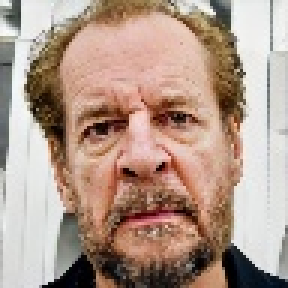
#> input picture DatasetAI/Anger/image_108.jpg, 96 x 96 px, given as the content of the folder /vidhisagathiya/Documents/NS_14_Project_Part#2/dataset/Bored, which was not available (shown 3 times larger)
$ python Label.py
#> lines starting #> are read from the running program, lines starting #| are printed output that depends on the picture; pictures that were not available may be replaced by others from this repository, and a replacement may not be noted
import os
import random
import matplotlib.pyplot as plt
import matplotlib.image as mpimg

# base directory path is where your classes are saved
base_directory = "/Users/vidhisagathiya/Documents/NS_14_Project_Part#2/dataset/"
# folders array is classification Array
folders = ['Bored', 'Engaged', 'Anger', 'Neutral']
# stores randomly picked images
selected_images = []


# Prints bar graph distribution of Images
def bar_graph():
    file_counts = []
    for folder in folders:
        folder_path = os.path.join(base_directory, folder)
        count = count_files_in_folder(folder_path)
        file_counts.append(count)
    plt.bar(folders, file_counts)
    plt.xlabel('Classification')
    plt.ylabel('Number of Samples')
    plt.title('Number of Images in Each Class')
    plt.show()
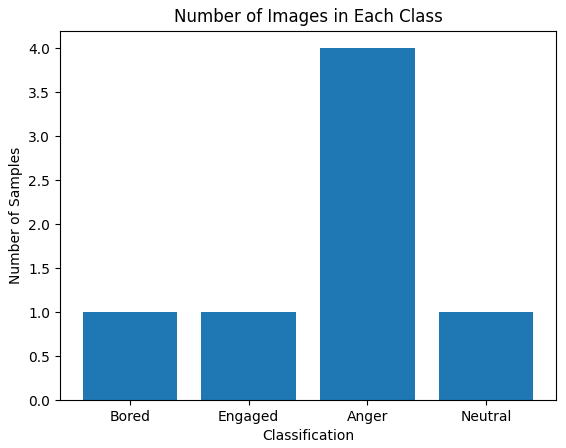
#> figure drawn by matplotlib, 1 panel; tallest bar 4 high, from x = 1.6 to 2.4


# Counts number of files in the folder
def count_files_in_folder(folder_path):
    files_in_folder = os.listdir(folder_path)
    count = 0
    for item in files_in_folder:
        full_path = os.path.join(folder_path, item)
        if os.path.isfile(full_path):
            count += 1
    return count


# Picks random number of images from folders
def get_random_images_from_folder(folder_path, num_imgs):
    image_files = [f for f in os.listdir(folder_path) if f.endswith('.jpg')]
    num_samples_to_return = min(num_imgs, len(image_files))
    return random.sample(image_files, num_samples_to_return)


# Prints a standard letter-sized page of 25x25 grid of randomly picked images
def grid_graph():
    total_img = 25
    img_per_folder = total_img // len(folders)

    for folder in folders:
        path_to_folder = os.path.join(base_directory, folder)
        folder_images = get_random_images_from_folder(path_to_folder, img_per_folder)

        for img in folder_images:
            img_path = os.path.join(base_directory, folder, img)
            selected_images.append((img_path, folder))

    while len(selected_images) < total_img:
        extra_folder = random.choice(folders)
        path_to_extra_folder = os.path.join(base_directory, extra_folder)
        folder_images = get_random_images_from_folder(path_to_extra_folder, 1)

        if folder_images:
            img_path = os.path.join(base_directory, extra_folder, folder_images[0])
            selected_images.append((img_path, extra_folder))

    fig, axes = plt.subplots(5, 5, figsize=(10, 10))

    for ax, (img_path, folder_name) in zip(axes.ravel(), selected_images):
        img = mpimg.imread(img_path)
#> img is the input picture: shape (96, 96, 3); mean R, G, B 177.5, 153.4, 139.4
        ax.imshow(img)
        ax.set_title(folder_name)
        ax.axis('off')

    plt.tight_layout()
    plt.show()
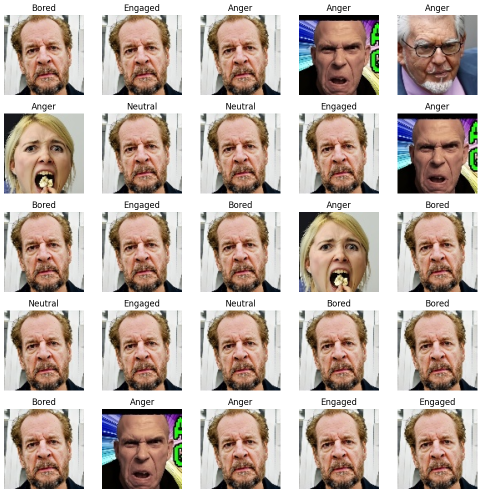
#> figure drawn by matplotlib, 25 panels


# Prints Pixel Intensity Histogram for each image picked in the random 25x25 grid
def pixel_int_dist():
    fig, axes = plt.subplots(5, 5, figsize=(12, 12))

    for ax, (img_path, folder_name) in zip(axes.ravel(), selected_images):
        img = mpimg.imread(img_path)
        if img.ndim == 3 and img.shape[2] == 3:  # Check if image is RGB
            r, g, b = img[:, :, 0], img[:, :, 1], img[:, :, 2]
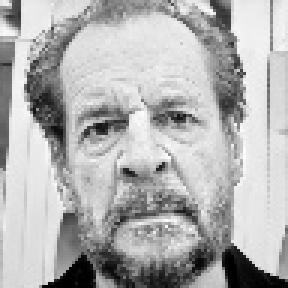
#> r: shape (96, 96) (shown 3 times larger); min 0, max 255, mean 177.5
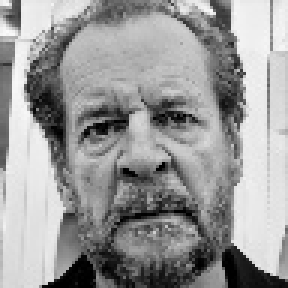
#> g: shape (96, 96) (shown 3 times larger); min 0, max 251, mean 153.4
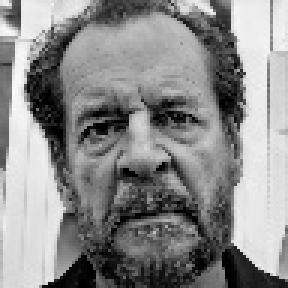
#> b: shape (96, 96) (shown 3 times larger); min 0, max 250, mean 139.4
            ax.hist(r.ravel(), bins=256, color='red', alpha=0.5, range=[0, 256], density=True, histtype='stepfilled')
            ax.hist(g.ravel(), bins=256, color='green', alpha=0.5, range=[0, 256], density=True, histtype='stepfilled')
            ax.hist(b.ravel(), bins=256, color='blue', alpha=0.5, range=[0, 256], density=True, histtype='stepfilled')
        ax.set_title(folder_name)
        ax.axis('off')

    plt.tight_layout()
    plt.show()
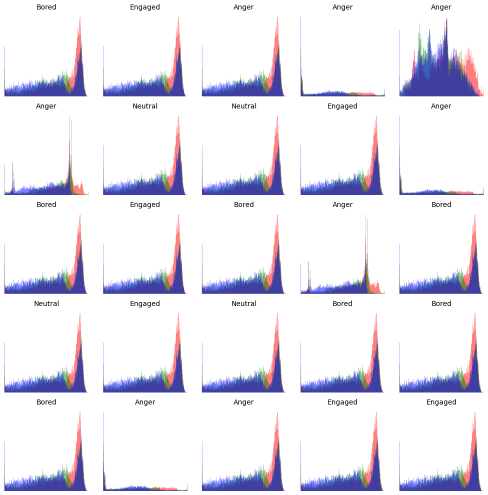
#> figure drawn by matplotlib, 25 panels


# Prints the average Pixel Intensity Distribution of all 25 randomly picked images
def pixel_int_dist_histall():
    reds = []
    greens = []
    blues = []

    for img_path, folder_name in selected_images:
        img = mpimg.imread(img_path)

        # Check if image is RGB
        if img.ndim == 3 and img.shape[2] == 3:
            red_channel = img[:, :, 0].ravel()
#> red_channel = 9216 values, max 255 at index 5048, min 0 at index 8332, mean 177.5
            reds.extend(red_channel)

            green_channel = img[:, :, 1].ravel()
#> green_channel = 9216 values, max 251 at index 962, min 0 at index 3702, mean 153.4
            greens.extend(green_channel)

            blue_channel = img[:, :, 2].ravel()
#> blue_channel = 9216 values, max 250 at index 962, min 0 at index 2668, mean 139.4
            blues.extend(blue_channel)

    # Plots RGB histograms for all randomly picked images combined
    plt.figure(figsize=(10, 5))
    plt.hist(reds, bins=256, color='red', alpha=0.5, range=[0, 256], density=True, label='Red',
             histtype='stepfilled')
    plt.hist(greens, bins=256, color='green', alpha=0.5, range=[0, 256], density=True, label='Green',
             histtype='stepfilled')
    plt.hist(blues, bins=256, color='blue', alpha=0.5, range=[0, 256], density=True, label='Blue',
             histtype='stepfilled')

    plt.legend(loc="upper right")
    plt.title("RGB Intensity Distributions of 25 Images")
    plt.xlabel("Pixel Value")
    plt.ylabel("Density")

    plt.tight_layout()
    plt.show()
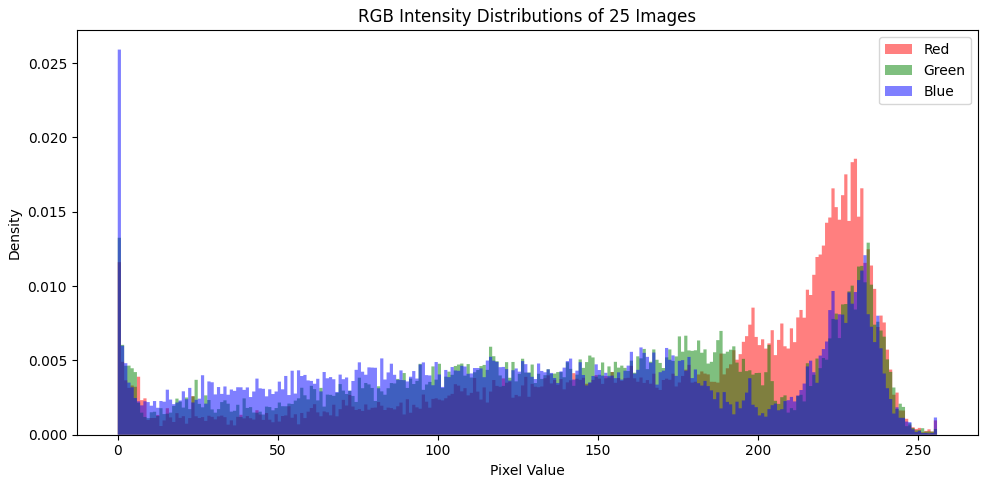
#> figure drawn by matplotlib, 1 panel


if __name__ == '__main__':
    bar_graph()  # Print Bar Graph
    grid_graph()  # Print Grid 25x25
    pixel_int_dist()  # Print 25x25 Pixel Intensity Histogram
    pixel_int_dist_histall()  # Print Average Pixel Intensity Histogram
